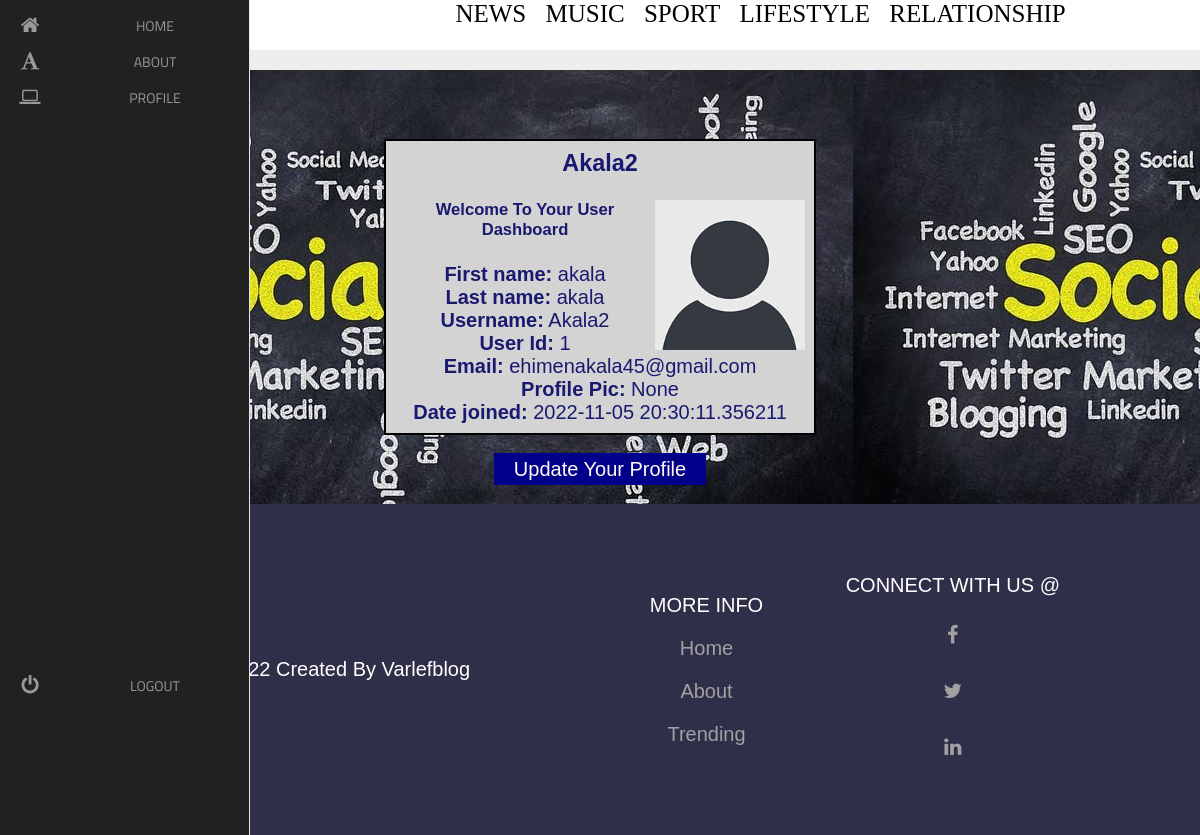
The page /dashboard (signed in) on the database its author committed.
### app.py (models this page shows, shortened)
class User(db.Model, UserMixin):
    id = db.Column(db.Integer, primary_key=True)
    first_name = db.Column(db.String(70), nullable=False)
    last_name = db.Column(db.String(70), nullable=False)
    username = db.Column(db.String(20), unique=True, nullable=False)
    email = db.Column(db.String(120), unique=True, nullable=False)
    password = db.Column(db.String(60), nullable=False)
    date_joined = db.Column(db.DateTime, default=datetime.utcnow)
    profile_pic = db.Column(db.String(), nullable=True)
    posts = db.relationship('Posts', backref='poster', lazy=True)
    posts = db.relationship('Music', backref='poster', lazy=True)
    posts = db.relationship('Relationship', backref='poster', lazy=True)
    posts = db.relationship('Sport', backref='poster', lazy=True)
    posts = db.relationship('Lifestyle', backref='poster', lazy=True)
    posts = db.relationship('Comment', backref='poster', lazy=True)

### app.py (the view)
@app.route('/dashboard', methods=['GET', 'POST'])
@login_required
def dashboard():
	form = RegistrationForm()
	id = current_user.id
	name_to_update = User.query.get_or_404(id)
	if request.method == "POST":
		name_to_update.username = request.form['username']
		name_to_update.email = request.form['email']
		if request.files['profile_pic']:
			name_to_update.profile_pic = request.files['profile_pic']
			pic_filename = secure_filename(name_to_update.profile_pic.filename)
			pic_name = str(uuid.uuid1()) + "_" + pic_filename
			saver = request.files['profile_pic']
			name_to_update.profile_pic = pic_name
			try:
				db.session.commit()
				saver.save(os.path.join(app.config['UPLOAD_FOLDER'], pic_name))
				flash("User Updated Successfully!")
				return render_template("dashboard.html",
					form=form,
					name_to_update = name_to_update)
			except:
				flash("Error!  Looks like there was a problem...try again!")
				return render_template("dashboard.html",
					form=form,
					name_to_update = name_to_update)
		else:
			db.session.commit()
			flash("User Updated Successfully!")
			return render_template("dashboard.html",
				form=form,
				name_to_update = name_to_update)
	else:
		return render_template("dashboard.html",
				form=form,
				name_to_update = name_to_update,
				id = id)

### app.py (called while the page is built)
@login_manager.user_loader
def user_loader(id):
    return User.query.get(int(id))

### templates/dashboard.html (shortened to what this page needs)
{% extends 'base.html' %}
{% block content %}
	<br/>
    <div class="div">
	<div class="card">
  <div class="card-header">
   <h3> {{ current_user.username }}</h3><br/>
  </div>
  <img src="../static/css/images/default_profile_pic.png" alt="profile_pic"  width="150" align="right">
  <div class="card-body">
   <h5 class="card-title">Welcome To Your User Dashboard</h5><br/>
    <p class="card-text">
    <strong>First name:</strong>
	{{ current_user.first_name }}<br/>
	<strong>Last name:</strong>
	{{ current_user.last_name }}<br/>
    <strong>Username:</strong>
	{{ current_user.username }}<br/>
	<strong>User Id:</strong>
	{{ current_user.id }}<br/>
	<strong>Email:</strong>
	{{ current_user.email }}<br/>
	<strong>Profile Pic:</strong>
	{{ current_user.profile_pic }}<br/>
	<strong>Date joined:</strong>
	{{ current_user.date_joined }}<br/>
    </p>
     </div>
</div>
</div>
<br/><a href="{{ url_for('update', id=current_user.id)}}" class="button">Update Your Profile</a>
<br/><br/>
{% endblock %}

### static/css/main.css (style rules this page uses)
* { font-family: Arial, Helvetica, sans-serif; box-sizing: border-box; margin: 0; padding: 0; text-decoration: none; }
body { margin: 0; text-align: center; background-color: #eee; color: midnightblue; font-size: 20px; }
a { text-decoration: none; color: darkmagenta; }
.button { background-color: darkblue; max-width: fit-content; color: floralwhite; padding: 5px 20px; cursor: pointer; }
.div { background-color: lightgrey; overflow: hidden; border: 2px solid black; padding: 9px; margin: auto; padding-left: auto; margin-left: auto; justify-content: left; }

### rows shown on the page
User: username "Akala2", first_name "akala", last_name "akala", id "1", email "ehimenakala45@gmail.com", profile_pic "None", date_joined "2022-11-05 20:30:11.356211"
